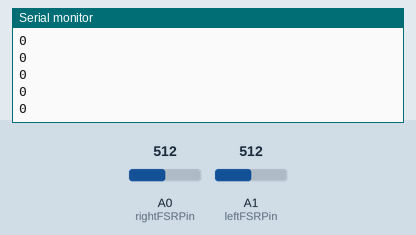
A sketch run on a simulated Arduino Uno, built with avr-gcc and run on an emulated ATmega328P. On the bench: the last lines printed to the serial monitor. The inputs (shaded band) are chosen by the test bench; at power-on: A0 (rightFSRPin) = 512, A1 (leftFSRPin) = 512.

Above: at 1.2 s.
1.3 s: A0 (rightFSRPin) set to 716
At 1.31 s:
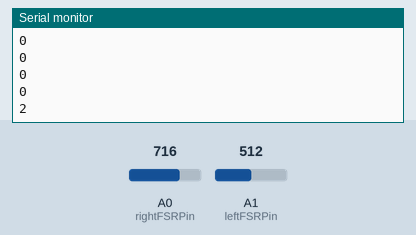
2.8 s: A1 (leftFSRPin) set to 716
At 2.82 s:
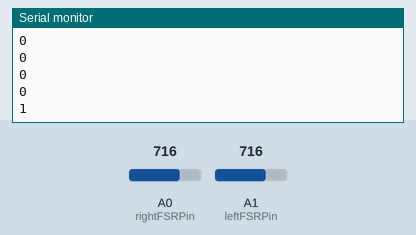
Timing chart, 0 to 5.8 s (numbered marks = the images above; inputs shaded):
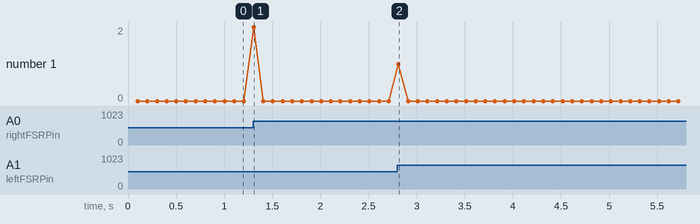

The sketch:

ArduinoFSR.ino
```cpp
const int leftFSRPin = A1;
const int rightFSRPin = A0;

int leftFsrValue = 0;
int rightFsrValue = 0;
int lastLeftValue = 0;
int lastRightValue = 0;

bool first = true;

const float THRESHOLD = 10;

int freeRam () {
  extern int __heap_start, *__brkval;
  int v;
  return (int) &v - (__brkval == 0 ? (int) &__heap_start : (int) __brkval);
}

void setup()
{
  Serial.begin(9600);
}

void loop()
{
  leftFsrValue = analogRead(leftFSRPin);
  rightFsrValue = analogRead(rightFSRPin);

  if(first)
  {
    lastLeftValue = leftFsrValue;
    lastRightValue = rightFsrValue;
    first = false;
  }
  else
  {
    int output = 0;

    if(rightFsrValue > lastRightValue + THRESHOLD || rightFsrValue < lastRightValue - THRESHOLD)
    {
      output += 2;
    }

    if(leftFsrValue > lastLeftValue + THRESHOLD || leftFsrValue < lastLeftValue - THRESHOLD)
    {
      output += 1;
    }

    Serial.println(String(output));

    //String leftString = String(leftFsrValue);
    //String rightString = String(rightFsrValue);
    //Serial.println(leftString + "," + rightString + " : " + String(leftMid) + "," + String(rightMid));
//    Serial.println(freeRam());

    lastLeftValue = leftFsrValue;
    lastRightValue = rightFsrValue;
  }

  delay(100);
}
```

Measured:
- after the input at 1.3 s, the serial monitor: prints a new line at once (image 1)
- after the input at 2.8 s, the serial monitor: prints a new line at once (image 2)
